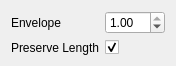
<?xml version="1.0" encoding="UTF-8"?>
<ui version="4.0">
 <class>ClumpCurveOperatorModelWidget</class>
 <widget class="QWidget" name="ClumpCurveOperatorModelWidget">
  <property name="geometry">
   <rect>
    <x>0</x>
    <y>0</y>
    <width>176</width>
    <height>56</height>
   </rect>
  </property>
  <property name="windowTitle">
   <string>Form</string>
  </property>
  <layout class="QFormLayout" name="formLayout">
   <item row="0" column="0">
    <widget class="QLabel" name="envelopeLabel">
     <property name="text">
      <string>Envelope</string>
     </property>
    </widget>
   </item>
   <item row="0" column="1">
    <widget class="QDoubleSpinBox" name="envelopeSpinBox">
     <property name="minimum">
      <double>0.000000000000000</double>
     </property>
     <property name="maximum">
      <double>1.000000000000000</double>
     </property>
     <property name="singleStep">
      <double>0.100000000000000</double>
     </property>
     <property name="value">
      <double>1.000000000000000</double>
     </property>
    </widget>
   </item>
   <item row="1" column="0">
    <widget class="QLabel" name="preserveLengthLabel">
     <property name="text">
      <string>Preserve Length</string>
     </property>
    </widget>
   </item>
   <item row="1" column="1">
    <widget class="QCheckBox" name="preserveLengthCheckBox">
     <property name="text">
      <string/>
     </property>
     <property name="checked">
      <bool>true</bool>
     </property>
    </widget>
   </item>
  </layout>
 </widget>
 <resources/>
 <connections/>
</ui>
